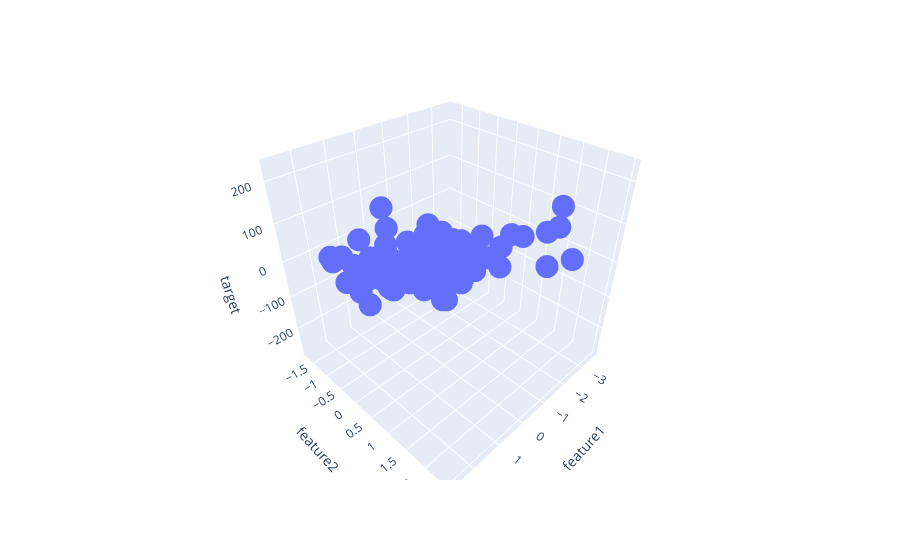

This figure's notebook cell:
### Code cell
import plotly.express as px
fig = px.scatter_3d(df, x = 'feature1',
                        y = 'feature2',
                        z = 'target')
fig.show()
